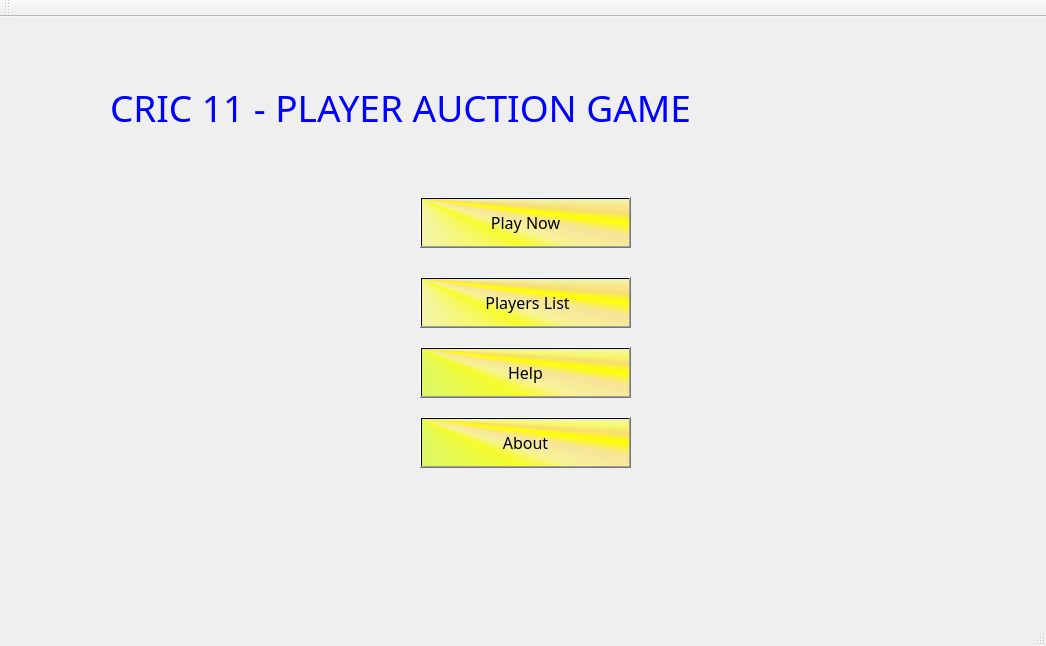
<?xml version="1.0" encoding="UTF-8"?>
<ui version="4.0">
 <class>RBTree</class>
 <widget class="QMainWindow" name="RBTree">
  <property name="geometry">
   <rect>
    <x>0</x>
    <y>0</y>
    <width>1046</width>
    <height>646</height>
   </rect>
  </property>
  <property name="windowTitle">
   <string>RBTree</string>
  </property>
  <widget class="QWidget" name="centralWidget">
   <widget class="QLabel" name="label">
    <property name="geometry">
     <rect>
      <x>0</x>
      <y>0</y>
      <width>1051</width>
      <height>611</height>
     </rect>
    </property>
    <property name="text">
     <string/>
    </property>
    <property name="pixmap">
     <pixmap>../../Pictures/abstract-2597264_1280.jpg</pixmap>
    </property>
   </widget>
   <widget class="QPushButton" name="Help">
    <property name="geometry">
     <rect>
      <x>420</x>
      <y>330</y>
      <width>211</width>
      <height>51</height>
     </rect>
    </property>
    <property name="font">
     <font>
      <family>Algerian</family>
      <pointsize>12</pointsize>
      <weight>50</weight>
      <italic>false</italic>
      <bold>false</bold>
     </font>
    </property>
    <property name="toolTip">
     <string>&lt;html&gt;&lt;head/&gt;&lt;body&gt;&lt;p&gt;&lt;span style=&quot; font-size:10pt;&quot;&gt;Want Help? click me&lt;/span&gt;&lt;/p&gt;&lt;/body&gt;&lt;/html&gt;</string>
    </property>
    <property name="styleSheet">
     <string notr="true">
background-color: qconicalgradient(cx:0, cy:0, angle:135, stop:0 rgba(255, 255, 0, 65), stop:0.288557 rgba(57, 255, 0, 69), stop:0.45 rgba(247, 255, 0, 208), stop:0.477581 rgba(255, 244, 71, 130), stop:0.518717 rgba(255, 218, 71, 130), stop:0.55 rgba(255, 255, 0, 255), stop:0.57754 rgba(255, 203, 0, 130), stop:0.597015 rgba(251, 255, 0, 145), stop:0.625 rgba(255, 255, 0, 69), stop:1 rgba(255, 255, 0, 69));
font: 12pt &quot;Algerian&quot;;

color:black;</string>
    </property>
    <property name="text">
     <string>Help</string>
    </property>
   </widget>
   <widget class="QPushButton" name="ShowList">
    <property name="geometry">
     <rect>
      <x>420</x>
      <y>260</y>
      <width>211</width>
      <height>51</height>
     </rect>
    </property>
    <property name="font">
     <font>
      <family>Algerian</family>
      <pointsize>12</pointsize>
      <weight>50</weight>
      <italic>false</italic>
      <bold>false</bold>
     </font>
    </property>
    <property name="toolTip">
     <string>&lt;html&gt;&lt;head/&gt;&lt;body&gt;&lt;p&gt;&lt;span style=&quot; font-size:10pt;&quot;&gt;Here you show player list and decide which player you buy and take decide who is your key player.&lt;/span&gt;&lt;/p&gt;&lt;p&gt;&lt;span style=&quot; font-size:10pt;&quot;&gt;&lt;br/&gt;&lt;/span&gt;&lt;/p&gt;&lt;/body&gt;&lt;/html&gt;</string>
    </property>
    <property name="styleSheet">
     <string notr="true">color:black;
font: 12pt &quot;Algerian&quot;;
background-color: qconicalgradient(cx:0, cy:0, angle:135, stop:0 rgba(255, 255, 0, 69), stop:0.375 rgba(255, 255, 0, 69), stop:0.423533 rgba(251, 255, 0, 145), stop:0.45 rgba(247, 255, 0, 208), stop:0.477581 rgba(255, 244, 71, 130), stop:0.518717 rgba(255, 218, 71, 130), stop:0.55 rgba(255, 255, 0, 255), stop:0.57754 rgba(255, 203, 0, 130), stop:0.625 rgba(255, 255, 0, 69), stop:1 rgba(255, 255, 0, 69));</string>
    </property>
    <property name="text">
     <string> Players List</string>
    </property>
   </widget>
   <widget class="QPushButton" name="PlayNow">
    <property name="geometry">
     <rect>
      <x>420</x>
      <y>180</y>
      <width>211</width>
      <height>51</height>
     </rect>
    </property>
    <property name="font">
     <font>
      <family>Algerian</family>
      <pointsize>12</pointsize>
      <weight>50</weight>
      <italic>false</italic>
      <bold>false</bold>
     </font>
    </property>
    <property name="toolTip">
     <string>&lt;html&gt;&lt;head/&gt;&lt;body&gt;&lt;p&gt;&lt;span style=&quot; font-size:10pt;&quot;&gt;Here you buying your Favourite player &lt;/span&gt;&lt;/p&gt;&lt;/body&gt;&lt;/html&gt;</string>
    </property>
    <property name="whatsThis">
     <string>&lt;html&gt;&lt;head/&gt;&lt;body&gt;&lt;p align=&quot;justify&quot;&gt;&lt;br/&gt;&lt;/p&gt;&lt;p align=&quot;justify&quot;&gt;&lt;br/&gt;&lt;/p&gt;&lt;/body&gt;&lt;/html&gt;</string>
    </property>
    <property name="styleSheet">
     <string notr="true">background-color: qconicalgradient(cx:0, cy:0, angle:135, stop:0 rgba(255, 255, 0, 69), stop:0.375 rgba(255, 255, 0, 69), stop:0.423533 rgba(251, 255, 0, 145), stop:0.45 rgba(247, 255, 0, 208), stop:0.477581 rgba(255, 244, 71, 130), stop:0.518717 rgba(255, 218, 71, 130), stop:0.55 rgba(255, 255, 0, 255), stop:0.57754 rgba(255, 203, 0, 130), stop:0.625 rgba(255, 255, 0, 69), stop:1 rgba(255, 255, 0, 69));
font: 12pt &quot;Algerian&quot;;

</string>
    </property>
    <property name="text">
     <string>Play Now</string>
    </property>
   </widget>
   <widget class="QLabel" name="label_2">
    <property name="geometry">
     <rect>
      <x>110</x>
      <y>20</y>
      <width>861</width>
      <height>141</height>
     </rect>
    </property>
    <property name="font">
     <font>
      <family>Imprint MT Shadow</family>
      <pointsize>28</pointsize>
     </font>
    </property>
    <property name="styleSheet">
     <string notr="true">color:blue;

</string>
    </property>
    <property name="text">
     <string>CRIC 11 - PLAYER AUCTION GAME</string>
    </property>
   </widget>
   <widget class="QPushButton" name="pushButton">
    <property name="geometry">
     <rect>
      <x>420</x>
      <y>400</y>
      <width>211</width>
      <height>51</height>
     </rect>
    </property>
    <property name="font">
     <font>
      <family>Algerian</family>
      <pointsize>12</pointsize>
      <weight>50</weight>
      <italic>false</italic>
      <bold>false</bold>
     </font>
    </property>
    <property name="toolTip">
     <string>&lt;html&gt;&lt;head/&gt;&lt;body&gt;&lt;p&gt;&lt;span style=&quot; font-size:10pt;&quot;&gt;Want to know My Information? Click me&lt;br/&gt;&lt;/span&gt;&lt;/p&gt;&lt;/body&gt;&lt;/html&gt;</string>
    </property>
    <property name="styleSheet">
     <string notr="true">color:black;
background-color: qconicalgradient(cx:0, cy:0, angle:135, stop:0 rgba(255, 255, 0, 65), stop:0.288557 rgba(57, 255, 0, 69), stop:0.45 rgba(247, 255, 0, 208), stop:0.477581 rgba(255, 244, 71, 130), stop:0.518717 rgba(255, 218, 71, 130), stop:0.55 rgba(255, 255, 0, 255), stop:0.57754 rgba(255, 203, 0, 130), stop:0.597015 rgba(251, 255, 0, 145), stop:0.625 rgba(255, 255, 0, 69), stop:1 rgba(255, 255, 0, 69));
font: 12pt &quot;Algerian&quot;;
</string>
    </property>
    <property name="text">
     <string>About</string>
    </property>
   </widget>
   <widget class="QLabel" name="labelabout">
    <property name="geometry">
     <rect>
      <x>90</x>
      <y>200</y>
      <width>271</width>
      <height>251</height>
     </rect>
    </property>
    <property name="font">
     <font>
      <pointsize>12</pointsize>
     </font>
    </property>
    <property name="styleSheet">
     <string notr="true">color:red;</string>
    </property>
    <property name="text">
     <string/>
    </property>
   </widget>
   <widget class="QLabel" name="label_3">
    <property name="geometry">
     <rect>
      <x>560</x>
      <y>120</y>
      <width>491</width>
      <height>331</height>
     </rect>
    </property>
    <property name="text">
     <string/>
    </property>
    <property name="pixmap">
     <pixmap>../../Pictures/cricket_PNG66.png</pixmap>
    </property>
   </widget>
  </widget>
  <widget class="QMenuBar" name="menuBar">
   <property name="geometry">
    <rect>
     <x>0</x>
     <y>0</y>
     <width>1046</width>
     <height>26</height>
    </rect>
   </property>
  </widget>
  <widget class="QToolBar" name="mainToolBar">
   <attribute name="toolBarArea">
    <enum>TopToolBarArea</enum>
   </attribute>
   <attribute name="toolBarBreak">
    <bool>false</bool>
   </attribute>
  </widget>
  <widget class="QStatusBar" name="statusBar"/>
 </widget>
 <layoutdefault spacing="6" margin="11"/>
 <resources/>
 <connections/>
</ui>
